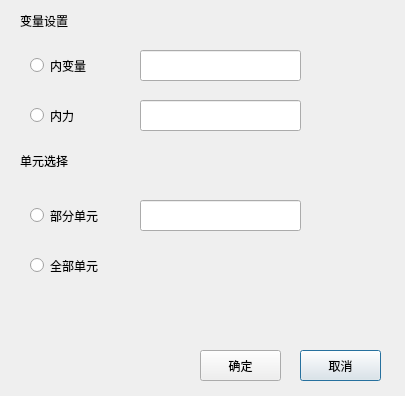
<?xml version="1.0" encoding="UTF-8"?>
<ui version="4.0">
 <class>InVarWindowClass</class>
 <widget class="QDialog" name="InVarWindowClass">
  <property name="geometry">
   <rect>
    <x>0</x>
    <y>0</y>
    <width>405</width>
    <height>396</height>
   </rect>
  </property>
  <property name="windowTitle">
   <string>InVarWindow</string>
  </property>
  <widget class="QRadioButton" name="radioButtonInVar">
   <property name="geometry">
    <rect>
     <x>30</x>
     <y>50</y>
     <width>111</width>
     <height>31</height>
    </rect>
   </property>
   <property name="text">
    <string>内变量</string>
   </property>
  </widget>
  <widget class="QRadioButton" name="radioButtonForce">
   <property name="geometry">
    <rect>
     <x>30</x>
     <y>100</y>
     <width>115</width>
     <height>31</height>
    </rect>
   </property>
   <property name="text">
    <string>内力</string>
   </property>
  </widget>
  <widget class="QLineEdit" name="lineEditInVar">
   <property name="geometry">
    <rect>
     <x>140</x>
     <y>50</y>
     <width>161</width>
     <height>31</height>
    </rect>
   </property>
  </widget>
  <widget class="QLineEdit" name="lineEditForce">
   <property name="geometry">
    <rect>
     <x>140</x>
     <y>100</y>
     <width>161</width>
     <height>31</height>
    </rect>
   </property>
  </widget>
  <widget class="QLabel" name="label_2">
   <property name="geometry">
    <rect>
     <x>20</x>
     <y>10</y>
     <width>71</width>
     <height>21</height>
    </rect>
   </property>
   <property name="text">
    <string>变量设置</string>
   </property>
  </widget>
  <widget class="QPushButton" name="pushButtonCancel">
   <property name="geometry">
    <rect>
     <x>300</x>
     <y>350</y>
     <width>81</width>
     <height>31</height>
    </rect>
   </property>
   <property name="text">
    <string>取消</string>
   </property>
  </widget>
  <widget class="QPushButton" name="pushButtonSure">
   <property name="geometry">
    <rect>
     <x>200</x>
     <y>350</y>
     <width>81</width>
     <height>31</height>
    </rect>
   </property>
   <property name="text">
    <string>确定</string>
   </property>
  </widget>
  <widget class="QWidget" name="widget" native="true">
   <property name="geometry">
    <rect>
     <x>0</x>
     <y>150</y>
     <width>321</width>
     <height>161</height>
    </rect>
   </property>
   <widget class="QLineEdit" name="lineEditElement">
    <property name="geometry">
     <rect>
      <x>140</x>
      <y>50</y>
      <width>161</width>
      <height>31</height>
     </rect>
    </property>
   </widget>
   <widget class="QLabel" name="label">
    <property name="geometry">
     <rect>
      <x>20</x>
      <y>0</y>
      <width>71</width>
      <height>21</height>
     </rect>
    </property>
    <property name="text">
     <string>单元选择</string>
    </property>
   </widget>
   <widget class="QRadioButton" name="radioButtonAll">
    <property name="geometry">
     <rect>
      <x>30</x>
      <y>100</y>
      <width>115</width>
      <height>31</height>
     </rect>
    </property>
    <property name="text">
     <string>全部单元</string>
    </property>
   </widget>
   <widget class="QRadioButton" name="radioButtonISel">
    <property name="geometry">
     <rect>
      <x>30</x>
      <y>50</y>
      <width>111</width>
      <height>31</height>
     </rect>
    </property>
    <property name="text">
     <string>部分单元</string>
    </property>
   </widget>
  </widget>
 </widget>
 <layoutdefault spacing="6" margin="11"/>
 <resources/>
 <connections>
  <connection>
   <sender>pushButtonCancel</sender>
   <signal>clicked()</signal>
   <receiver>InVarWindowClass</receiver>
   <slot>close()</slot>
   <hints>
    <hint type="sourcelabel">
     <x>329</x>
     <y>359</y>
    </hint>
    <hint type="destinationlabel">
     <x>373</x>
     <y>305</y>
    </hint>
   </hints>
  </connection>
 </connections>
</ui>
